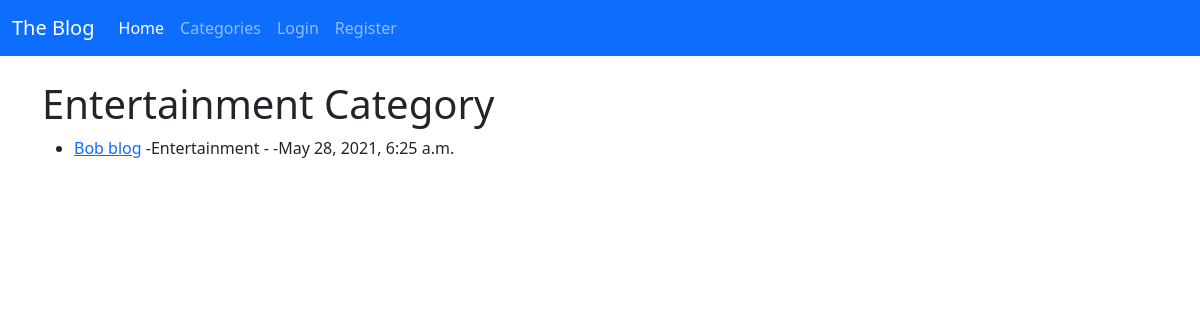
The app's page /category/Entertainment/ with its own data.
### theblog/models.py (models this page shows, shortened)
class post(models.Model):
    title = models.CharField(max_length=255)
    author = models.ForeignKey(User, on_delete=models.CASCADE)
    body = models.TextField()
    post_date = models.DateTimeField(auto_now_add=True)
    category = models.CharField(max_length=255)

### theblog/views.py (the view)
def CategoryView(request, cats):
    category_posts = post.objects.filter(category=cats)
    return render(request, 'categories.html', {'cats': cats, 'category_posts': category_posts, })

### templates/categories.html
{% extends 'base.html' %}
{% block content %}
{% if category_posts %}
	<h1> {{ cats }} Category</h1>
	<ul>
		{% for post in category_posts %}
		<li><a href="{% url 'detail' post.pk %}">{{ post.title}}</a>
		-{{ post.category }}
		-{{ post.author.first_name }} {{ post.author.last_name }}-{{ post.post_date }}</li>
		{% endfor %}
	</ul>
{% else %}
<h1><strong><big>Add a Blog About This!</big></strong></h1>
{% endif %}
{% endblock %}

### records on screen
post: category "Entertainment", title "Bob blog", post_date "May 28, 2021, 6:25 a.m."
